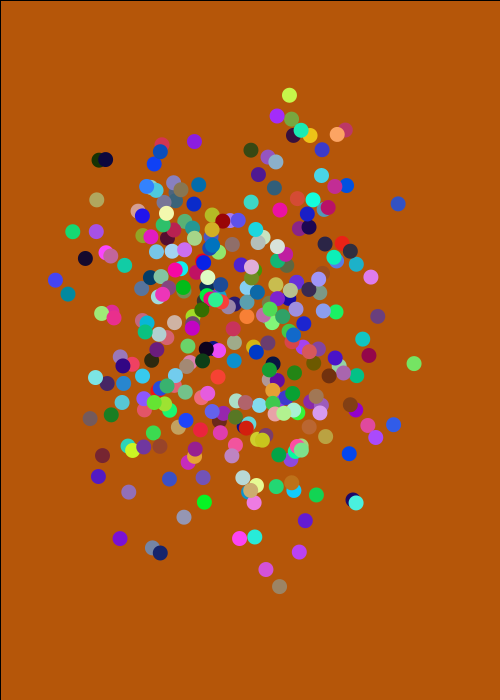
Frame 1 (no input)
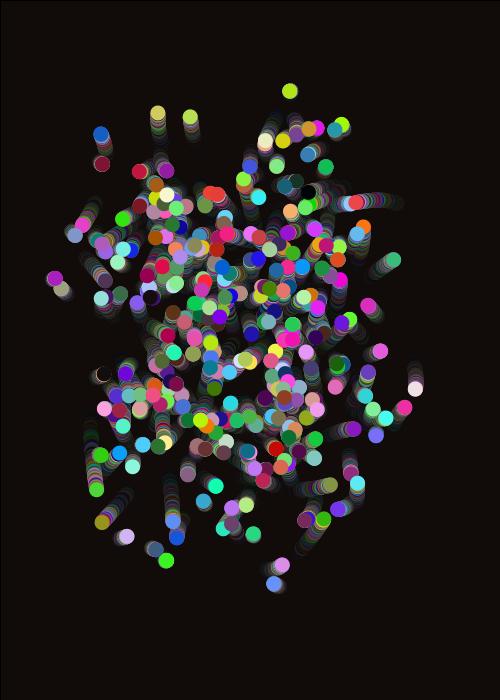
Frame 60 (the mouse pressed at the canvas centre just before this capture)
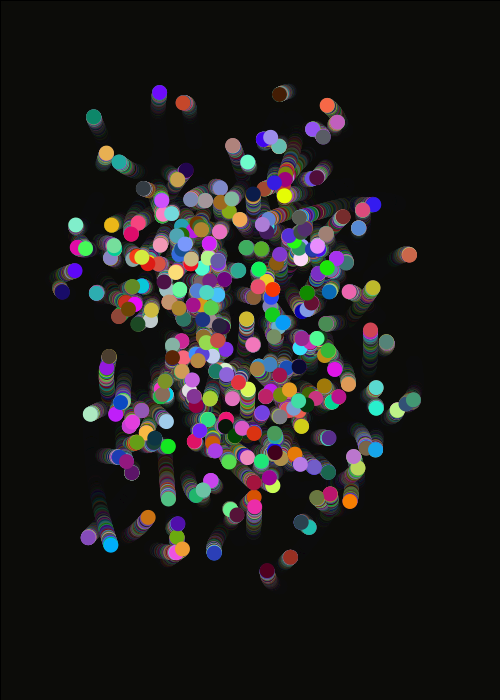
Frame 120 (the mouse held since frame 60 and released just before this capture)

The Processing sketch that drew these frames (run headless with seeded random() and noise(); from frame 60 on, the mouse is pressed at the canvas centre):

// Processing sketch: MagicWorms
// ── MagicWorms.pde
int xPosition = 0;
int yPosition = 0;


void setup() {
  // 2. Set your canvas size and background color in the setup method
  size(500, 700);
  background(188, 90, 9);
}



void draw() {
  // 3. In your draw method, use a for loop to draw 300 ellipses in a diagonal line across the canvas.
  // drawDiagonal();

  //4. Now change the x and y location of each ellipse to "different" random numbers that are inside the canvas. 
  // Note: random() returns values that are type float so your x and y variable types should also be float.
  //drawRandom();

  //7. Now change the x and y location of each ellipse to the value returned by the getWormX() and getWormY() methods (use the for loop variable as the parameter to these methods). 
  drawMagic();
}

//11. [Optional] Add another worm every time the user clicks the mouse.
void mousePressed() {
  drawMagic();
}

public void drawMagic() {
  makeMagical();
  for (int i = 0; i < 300; i++) {
    // 5. Set the color of each ellipse.
    fill((int) random(255), (int) random(255), (int) random(255));
    ellipse(getWormX(i), getWormY(i), 15, 15);
  }
}

public void drawRandom() {
  for (int i = 0; i < 300; i++) {
    // 5. Set the color of each ellipse.
    fill((int) random(255), (int) random(255), (int) random(255));
    ellipse(random(width), random(height), 15, 15);
  }
}

public void drawDiagonal() {
  for (int i = 0; i < 300; i++) {
    fill(#52F59F);
    ellipse(xPosition, yPosition, 15, 15);
    xPosition ++;
    yPosition+= 2;
  }
}

// 6. Paste this code at the bottom of your sketch.

float frequency = .001;
float noiseInterval = PI;

void makeMagical() {
  fill( 0, 0, 0, 10 );
  rect(0, 0, width, height);
  noStroke();
}

float getWormX(int i) {
  return map(noise(i*noiseInterval + frameCount * frequency), 0, 1, 0, width);
}

float getWormY(int i) {
  return map(noise(i*noiseInterval+1 + frameCount * frequency), 0, 1, 0, height);
}
